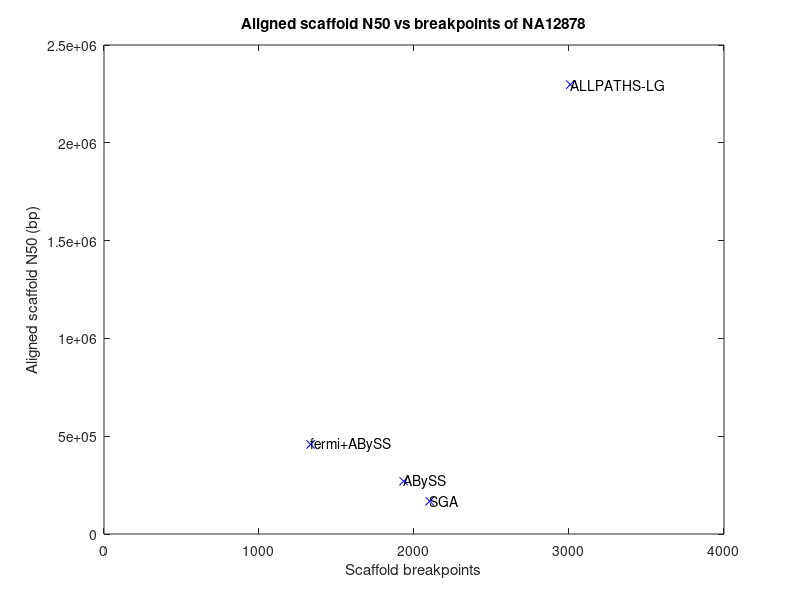

Source code (MATLAB):
#!/usr/local/bin/octave -q

[k n50 b] = textread('scaffold-comparison.mat', '%s %d %d');

plot(b, n50, 'bx')
axis([0 4000 0 2500000])

for i = 1:length(k)
  text(b(i), n50(i), k(i))
end

title(sprintf('Aligned scaffold N50 vs breakpoints of NA12878'))
xlabel 'Scaffold breakpoints'
ylabel 'Aligned scaffold N50 (bp)'

print -F:16 "scaffold-comparison.png"
